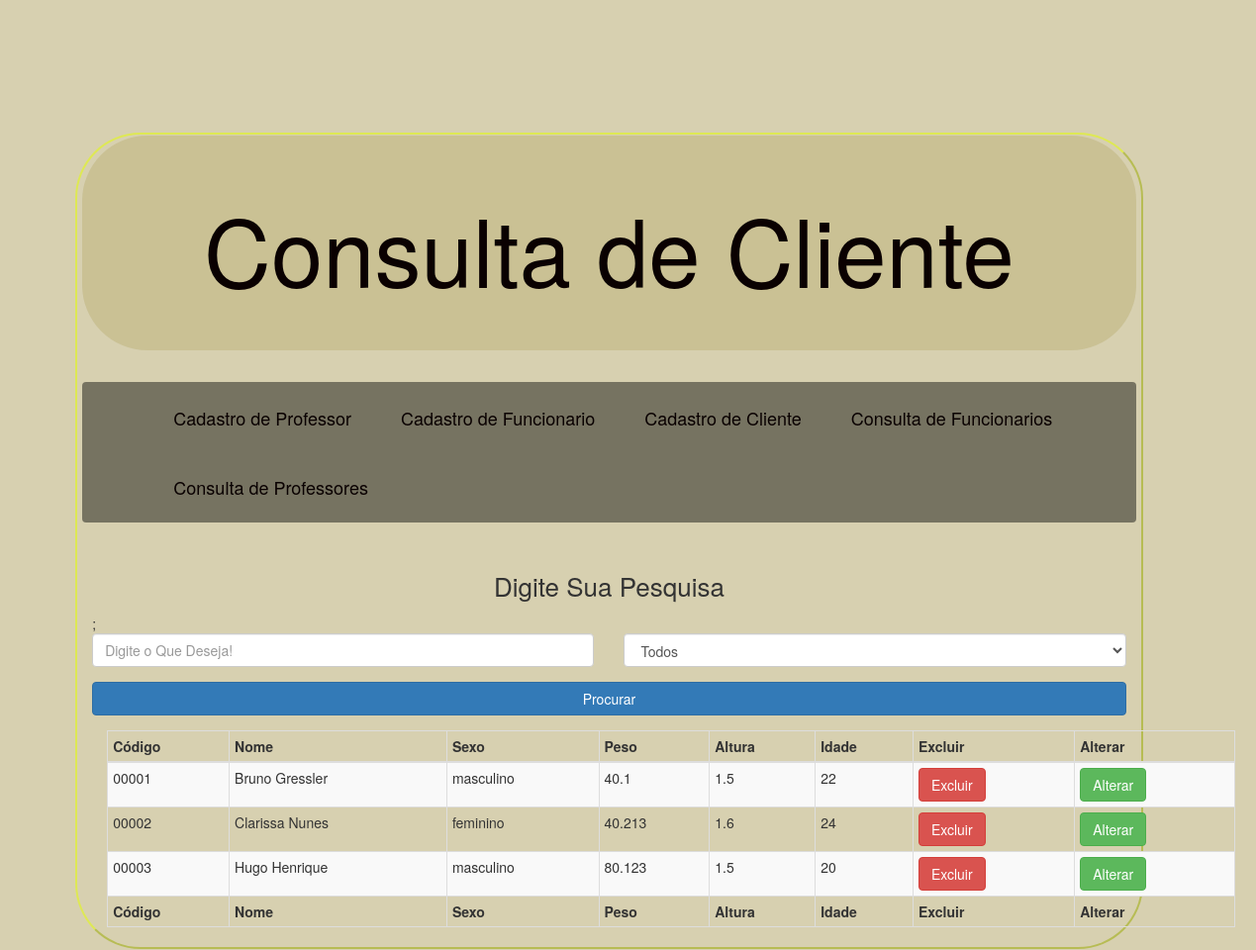
The page /consulta-cliente.php on the database its author committed.
### tables this page shows
CREATE TABLE clientes(
	id_cliente BIGINT(5) ZEROFILL NOT NULL AUTO_INCREMENT,
	nome VARCHAR(100) NULL,
	sexo ENUM('masculino','feminino') NULL,
	peso FLOAT(10.2) NULL,
	altura FLOAT(10.2) NULL,
	idade INT NULL,
	CONSTRAINT pkid_cliente PRIMARY KEY(id_cliente));

### dao/conexaobanco.class.php (called while the page is built, shortened)
<?php
  class ConexaoBanco extends PDO{
    private static $inst = null;
    public static function getInstance(){
      try{
        if(!isset(self::$inst)){
          self::$inst = new ConexaoBanco("mysql:dbname=bd_php_final;host=localhost","root","9320");
        }
        return self::$inst;
      }catch(PDOException $erro){
        echo "<script>window.alert('Erro ao Conectar');</script>" .$erro;
      }
    }
  }

### dao/clientedao.php (called while the page is built, shortened)
<?php
  require 'conexaobanco.class.php';
  class ClienteDAO{
    private $conect = null;
    public function __construct(){
      $this->conect = ConexaoBanco::getInstance();
    }
    public function buscarCliente(){
      try{
        $stat = $this->conect->query("SELECT * FROM bd_php_final.clientes;");
        $array = $stat->fetchAll(PDO::FETCH_CLASS, 'Cliente');
        return $array;
      }catch(PDOException $erro){
        echo "<script>window.alert('Erro ao Buscar');</script>" .$erro;
      }
    }
  }

### controle/cliente.php (called while the page is built, shortened)
<?php
  class Cliente{
    public function __get($variavel){
      return $this->$variavel;
    }
  }

### consulta-cliente.php (the view, shortened to what this page needs)
<?php
  include_once 'controle/cliente.php';
  include_once 'dao/clientedao.php';
  $clienteDAO = new ClienteDAO();
  $array = $clienteDAO->buscarCliente();
?>
<!DOCTYPE html>
<html lang="pt-br">
  <head>
    <link href="vendor/twbs/bootstrap/dist/css/bootstrap.min.css" rel="stylesheet">
    <link rel="stylesheet" type="text/css" href="style/estilos.css">
  </head>
  <body>
    <div class="center container-fluid">
      <header class="jumbotron container-fluid head">
        <h1><a href="index.php">Consulta de Cliente</a></h1>
      </header>
      <nav class="navbar container-fluid menu">
          <ul class="nav navbar-nav ">
            <li><a href="cadastro-professor.php">Cadastro de Professor</a></li>
            <li><a href="cadastro-funcionario.php">Cadastro de Funcionario</a></li>
            <li><a href="cadastro-cliente.php">Cadastro de Cliente</a></li>
            <li><a href="consulta-funcionario.php">Consulta de Funcionarios</a></li>
            <li><a href="consulta-professor.php">Consulta de Professores</a></li>
          </ul>
      </nav>
      <p style='text-align: center; font-size: 26px;'>Digite Sua Pesquisa</p>;
      <form name="filtro" method="POST" action="">
        <div class="row">
          <div class="col-md-6 form-group">
            <input name="txtfiltro" type="text" placeholder="Digite o Que Deseja!" class="form-control">
          </div>
          <div class="col-md-6 ">
            <select name="selfilter" class="form-control">
              <option value="todos">Todos</option>
            </select>
          </div>
        </div>
        <div class="form-group">
          <input type="submit" name="filtrar" value="Procurar" class="btn btn-primary btn-block">
        </div>
      </form>
      <div class="table-responsive container">
        <table class="table table-striped table-bordered table-hover table-condensed">
          <thead>
            <tr>
              <th>Código</th>
              <th>Nome</th>
              <th>Sexo</th>
              <th>Peso</th>
              <th>Altura</th>
              <th>Idade</th>
              <th>Excluir</th>
              <th>Alterar</th>
            </tr>
          <thead>
          <tfoot>
            <tr>
              <th>Código</th>
              <th>Nome</th>
              <th>Sexo</th>
              <th>Peso</th>
              <th>Altura</th>
              <th>Idade</th>
              <th>Excluir</th>
              <th>Alterar</th>
          </tfoot>
          <tbody>
            <?php
              foreach($array as $linhas){
                echo "<tr>";
                  echo "<td>$linhas->id_cliente</td>";
                  echo "<td>$linhas->nome</td>";
                  echo "<td>$linhas->sexo</td>";
                  echo "<td>$linhas->peso</td>";
                  echo "<td>$linhas->altura</td>";
                  echo "<td>$linhas->idade</td>";
                  echo "<td><a class='btn btn-danger' href='consulta-cliente.php?id=$linhas->id_cliente'>Excluir</a></td>";
                  echo "<td><a class='btn btn-success' href='alterar-cliente.php?id=$linhas->id_cliente'>Alterar</a></td>";
                echo "</tr>";
              }
            ?>
          </tbody>
        </table>
      </div>
    </div>
  </body>
</html>

### style/estilos.css (style rules this page uses)
body { background-size: 100%; background-color: #806a004f; }
.center { width: 85%; height: auto; margin: 134px 1% 1px 6%; border-style: outset; border-radius: 66px; border-color: #e4ff0085; border-width: 2px; }
li { font-size: 18px !important; }
.head { background-color: #806f0029; margin: 1px -1% 1px -1%; }
h1 { text-align: center; color: #5f1616 !important; line-height: 91px; font-size: 94px !important; }
header { border-radius: 66px !important; }
.menu { background-color: #00000073; margin: 32px -1% 45px -1%; }
ul { margin: 0 0 0 5% !important; }
li { font-size: 20px; padding: 10px; }
a { color: #0a0101; }

### rows shown on the page
clientes: id_cliente "00001", nome "Bruno Gressler", sexo "masculino", peso "40.1", altura "1.5", idade "22"
clientes: id_cliente "00002", nome "Clarissa Nunes", sexo "feminino", peso "40.213", altura "1.6", idade "24"
clientes: id_cliente "00003", nome "Hugo Henrique", sexo "masculino", peso "80.123", altura "1.5", idade "20"
